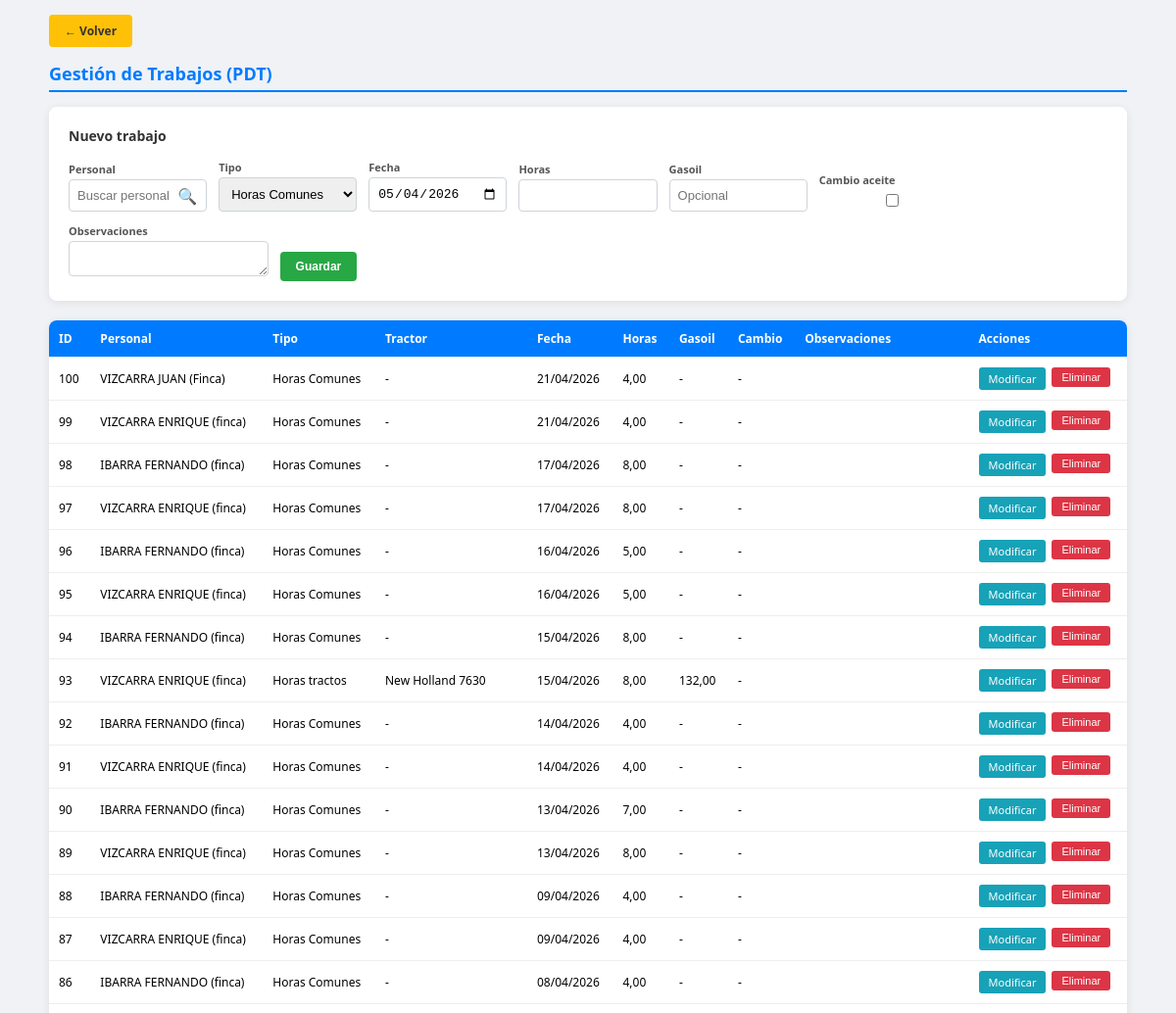
The app's page /gestion_trabajos.php (signed in, upper part), older data.
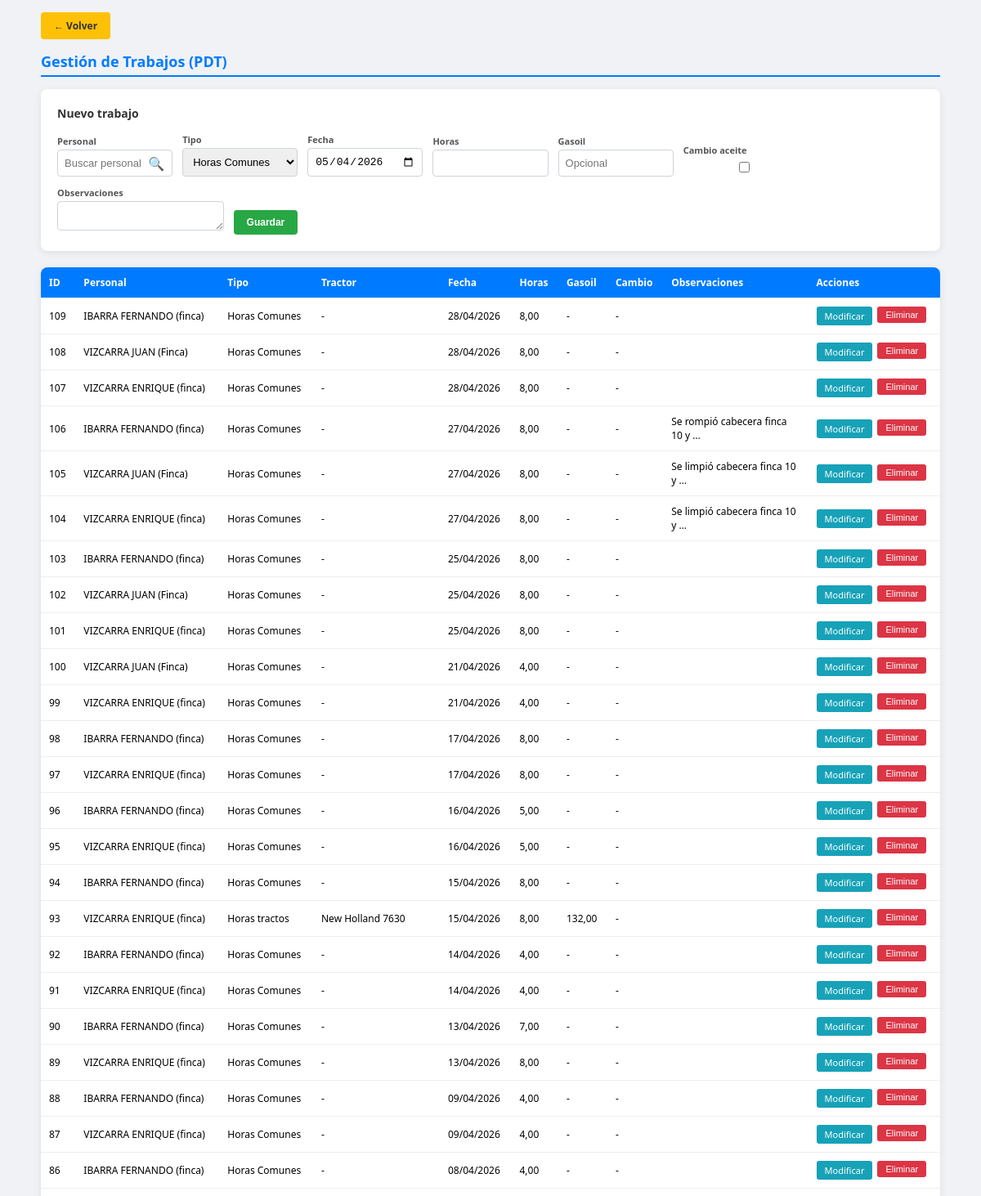
The same page, newer data.
### tables this page shows
CREATE TABLE `pdt` (
  `id` int(11) NOT NULL AUTO_INCREMENT,
  `usuario_id` int(11) NOT NULL,
  `tipo_horas` enum('Horas tractos','Horas Comunes') NOT NULL DEFAULT 'Horas Comunes',
  `tractor` varchar(100) DEFAULT NULL,
  `fecha` date NOT NULL,
  `horas` decimal(5,2) DEFAULT 0.00,
  `cant_gasoil` decimal(6,2) DEFAULT NULL,
  `cambio_aceite` tinyint(1) DEFAULT 0,
  `en_cc` tinyint(1) DEFAULT 0,
  `observaciones` text DEFAULT NULL,
  `fecha_creacion` timestamp NOT NULL DEFAULT current_timestamp(),
  `fecha_modificacion` timestamp NOT NULL DEFAULT current_timestamp() ON UPDATE current_timestamp(),
  `finca` varchar(200) DEFAULT NULL,
  PRIMARY KEY (`id`),
  KEY `idx_usuario` (`usuario_id`),
  KEY `idx_fecha` (`fecha`),
  CONSTRAINT `pdt_ibfk_1` FOREIGN KEY (`usuario_id`) REFERENCES `usuarios` (`id`) ON DELETE CASCADE
);

CREATE TABLE `usuarios` (
  `id` int(11) NOT NULL AUTO_INCREMENT,
  `acceso_creador_id` int(11) DEFAULT NULL COMMENT 'NULL=principal',
  `apellido` varchar(150) NOT NULL,
  `dni` varchar(20) NOT NULL,
  `cuit` varchar(25) DEFAULT NULL,
  `domicilio` varchar(200) DEFAULT NULL,
  `email` varchar(100) DEFAULT NULL,
  `celular` varchar(20) DEFAULT NULL,
  `consorcio` varchar(100) DEFAULT NULL,
  PRIMARY KEY (`id`),
  KEY `idx_acceso_creador` (`acceso_creador_id`)
);

### gestion_trabajos.php (the view, shortened to what this page needs)
<?php
include 'verificar_sesion.php';
$editar = null;
$nombre_editar = '';
$valores_default = null;
$lista = [];
$res_lista = mysqli_query($conexion, "SELECT p.*, u.apellido AS usuario_nombre FROM pdt p
    INNER JOIN usuarios u ON u.id = p.usuario_id
    ORDER BY p.fecha DESC, p.id DESC LIMIT 500");
if ($res_lista) {
    while ($r = mysqli_fetch_assoc($res_lista)) {
        $lista[] = $r;
    }
}
?>
<!DOCTYPE html>
<html lang="es">
<head>
</head>
<body>
<div class="contenedor">
    <a href="index.php" class="volver">← Volver</a>
    <h1>Gestión de Trabajos (PDT)</h1>
    <div class="form-caja">
        <h2><?= $editar ? 'Modificar trabajo' : 'Nuevo trabajo' ?></h2>
        <form method="POST">
            <?php
            $v = $editar ?: ($valores_default ?: []);
            $pers_nombre = $editar ? ($nombre_editar ?? '') : ($valores_default['usuario_nombre'] ?? '');
            $tipo_sel = $v['tipo_horas'] ?? 'Horas Comunes';
            ?>
            <div class="grid-form">
                <div>
                    <label>Personal</label>
                    <div class="buscador-personal">
                        <input type="text" id="buscadorPersonal" placeholder="Buscar personal..." autocomplete="off" value="<?= htmlspecialchars($pers_nombre) ?>">
                        <span class="ico-lupa" aria-hidden="true">🔍</span>
                    </div>
                </div>
                <div>
                    <label>Tipo</label>
                    <select name="tipo_horas" id="campoTipo">
                        <option value="Horas Comunes" <?= $tipo_sel === 'Horas Comunes' ? 'selected' : '' ?>>Horas Comunes</option>
                    </select>
                </div>
                <div>
                    <label>Fecha</label>
                    <input type="date" name="fecha" id="campoFecha" value="<?= htmlspecialchars($editar['fecha'] ?? date('Y-m-d')) ?>" required>
                </div>
                <div>
                    <label>Horas</label>
                    <input type="number" name="horas" id="campoHoras" step="0.01" min="0" value="<?= $editar ? (float)($editar['horas'] ?? 0) : '' ?>" required>
                </div>
                <div>
                    <label>Gasoil</label>
                    <input type="number" name="cant_gasoil" id="campoGasoil" step="0.01" min="0" value="<?= isset($editar['cant_gasoil']) && $editar['cant_gasoil'] !== null ? $editar['cant_gasoil'] : '' ?>" placeholder="Opcional">
                </div>
                <div>
                    <label>Cambio aceite</label>
                    <input type="checkbox" name="cambio_aceite" id="campoCambio" value="1" <?= ($editar && isset($editar['cambio_aceite']) && $editar['cambio_aceite'] == 1) ? 'checked' : '' ?>>
                </div>
                <div style="grid-column: span 2; display: flex; gap: 12px; align-items: flex-end;">
                    <div style="flex: 1;">
                        <label>Observaciones</label>
                        <textarea name="observaciones" id="campoObservaciones" rows="1" onkeydown="if(event.key==='Enter'&&!event.shiftKey){event.preventDefault();var g=document.getElementById('btnGuardar');if(g)g.focus();}"><?= htmlspecialchars($editar['observaciones'] ?? '') ?></textarea>
                    </div>
                    <div>
                        <label>&nbsp;</label>
                        <button type="submit" name="guardar" id="btnGuardar" class="btn btn-guardar"><?= $editar ? 'Modificar' : 'Guardar' ?></button>
                    </div>
                </div>
            </div>
        </form>
    </div>
    <div class="grid-tabla">
        <table>
            <thead>
                <tr>
                    <th>ID</th>
                    <th>Personal</th>
                    <th>Tipo</th>
                    <th>Tractor</th>
                    <th>Fecha</th>
                    <th>Horas</th>
                    <th>Gasoil</th>
                    <th>Cambio</th>
                    <th>Observaciones</th>
                    <th>Acciones</th>
                </tr>
            </thead>
            <tbody>
                <?php if (empty($lista)): ?>
                <tr><td colspan="10" style="padding: 30px; text-align: center; color: #999;">No hay trabajos cargados</td></tr>
                <?php else: ?>
                <?php foreach ($lista as $p): ?>
                <tr>
                    <td><?= (int)$p['id'] ?></td>
                    <td><?= htmlspecialchars($p['usuario_nombre'] ?? '') ?></td>
                    <td><?= htmlspecialchars($p['tipo_horas'] ?? '-') ?></td>
                    <td><?= htmlspecialchars($p['tractor'] ?? '-') ?></td>
                    <td><?= date('d/m/Y', strtotime($p['fecha'])) ?></td>
                    <td><?= number_format((float)($p['horas'] ?? 0), 2, ',', '.') ?></td>
                    <td><?= isset($p['cant_gasoil']) && $p['cant_gasoil'] !== null ? number_format((float)$p['cant_gasoil'], 2, ',', '.') : '-' ?></td>
                    <td><?= (isset($p['cambio_aceite']) && $p['cambio_aceite'] == 1) ? '✓' : '-' ?></td>
                    <td style="max-width: 150px; overflow: hidden; text-overflow: ellipsis;"><?= htmlspecialchars(mb_substr($p['observaciones'] ?? '', 0, 30)) ?><?= mb_strlen($p['observaciones'] ?? '') > 30 ? '…' : '' ?></td>
                    <td>
                        <div class="acciones">
                            <a href="gestion_trabajos.php?editar=<?= (int)$p['id'] ?>" class="btn-mod">Modificar</a>
                            <form method="POST" style="display:inline;" onsubmit="return confirm('¿Eliminar este trabajo?');">
                                <button type="submit" name="eliminar" class="btn-del">Eliminar</button>
                            </form>
                        </div>
                    </td>
                </tr>
                <?php endforeach; ?>
                <?php endif; ?>
            </tbody>
        </table>
    </div>
</div>
</body>
</html>

### gestion_trabajos.php (style rules this page uses)
body { font-family: 'Segoe UI', sans-serif; background: #f0f2f5; padding: 15px; margin: 0; }
.contenedor { max-width: 1100px; margin: 0 auto; }
h1 { color: #007bff; font-size: 18px; margin: 0 0 15px 0; border-bottom: 2px solid #007bff; padding-bottom: 5px; }
.form-caja { background: white; padding: 20px; border-radius: 8px; box-shadow: 0 2px 10px rgba(0,0,0,0.08); margin-bottom: 20px; }
.form-caja h2 { font-size: 14px; color: #333; margin: 0 0 15px 0; }
.grid-form { display: grid; grid-template-columns: repeat(auto-fill, minmax(140px, 1fr)); gap: 12px; align-items: end; }
label { display: block; font-size: 11px; font-weight: bold; margin-bottom: 3px; color: #555; }
input, select, textarea { width: 100%; padding: 8px; border: 1px solid #ced4da; border-radius: 4px; font-size: 13px; box-sizing: border-box; }
textarea { min-height: 36px; resize: vertical; }
.btn { padding: 8px 16px; border: none; border-radius: 4px; cursor: pointer; font-weight: bold; font-size: 12px; }
.btn-guardar { background: #28a745; color: white; }
.grid-tabla { overflow-x: auto; background: white; border-radius: 8px; box-shadow: 0 2px 10px rgba(0,0,0,0.08); }
table { width: 100%; border-collapse: collapse; font-size: 12px; }
th, td { padding: 10px; text-align: left; border-bottom: 1px solid #eee; }
th { background: #007bff; color: white; font-weight: bold; }
.btn-mod { background: #17a2b8; color: white; padding: 4px 10px; font-size: 11px; border-radius: 3px; text-decoration: none; }
.btn-del { background: #dc3545; color: white; padding: 4px 10px; font-size: 11px; border: none; border-radius: 3px; cursor: pointer; }
.acciones { display: flex; gap: 6px; }
.volver { display: inline-block; margin-bottom: 15px; padding: 8px 16px; text-decoration: none; background: #ffc107; color: #333; font-size: 12px; font-weight: bold; border-radius: 4px; }
.buscador-personal { position: relative; }
.buscador-personal input[type="text"] { padding-right: 36px; }
.buscador-personal .ico-lupa { position: absolute; right: 10px; top: 50%; transform: translateY(-50%); pointer-events: none; color: #6c757d; font-size: 1rem; }

Row changes from the older to the newer data that the page shows:
added pdt: id "109", usuario.apellido "IBARRA FERNANDO (finca)", tipo_horas "Horas Comunes", tractor "-", fecha "28/04/2026", horas "8,00"
added pdt: id "108", usuario.apellido "VIZCARRA JUAN (Finca)", tipo_horas "Horas Comunes", tractor "-", fecha "28/04/2026", horas "8,00"
added pdt: id "107", usuario.apellido "VIZCARRA ENRIQUE (finca)", tipo_horas "Horas Comunes", tractor "-", fecha "28/04/2026", horas "8,00"
added pdt: id "106", usuario.apellido "IBARRA FERNANDO (finca)", tipo_horas "Horas Comunes", tractor "-", fecha "27/04/2026", horas "8,00", observaciones "Se rompió cabecera finca 10 y"
added pdt: id "105", usuario.apellido "VIZCARRA JUAN (Finca)", tipo_horas "Horas Comunes", tractor "-", fecha "27/04/2026", horas "8,00", observaciones "Se limpió cabecera finca 10 y"
added pdt: id "104", usuario.apellido "VIZCARRA ENRIQUE (finca)", tipo_horas "Horas Comunes", tractor "-", fecha "27/04/2026", horas "8,00", observaciones "Se limpió cabecera finca 10 y"
added pdt: id "103", usuario.apellido "IBARRA FERNANDO (finca)", tipo_horas "Horas Comunes", tractor "-", fecha "25/04/2026", horas "8,00"
added pdt: id "102", usuario.apellido "VIZCARRA JUAN (Finca)", tipo_horas "Horas Comunes", tractor "-", fecha "25/04/2026", horas "8,00"
added pdt: id "101", usuario.apellido "VIZCARRA ENRIQUE (finca)", tipo_horas "Horas Comunes", tractor "-", fecha "25/04/2026", horas "8,00"
